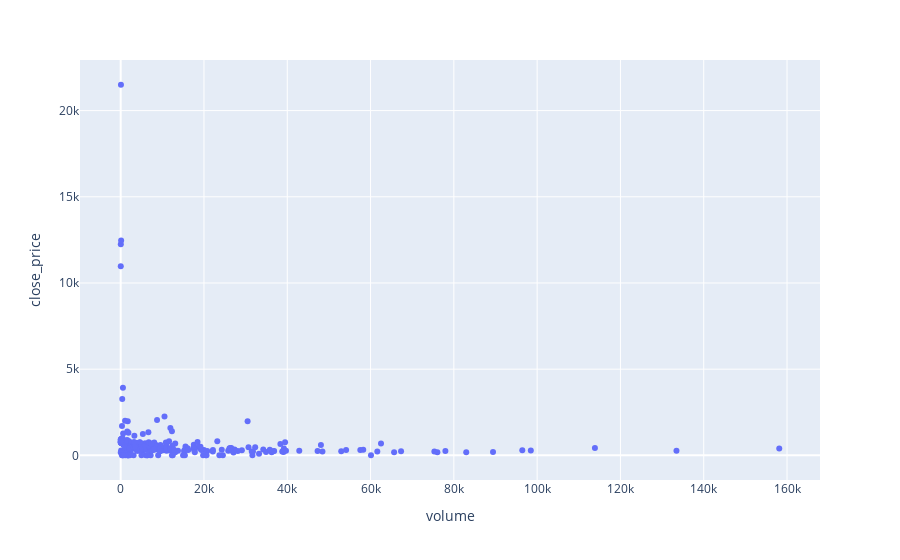

Notebook source saved alongside this figure:
### Code cell
# Create a scatter plot of stock confidence versus close price percentage change
df.plot.scatter(x="volume", y="close_price")

### Figure 1 — Plotly figure (JSON) as saved in the notebook; plotly's stock layout.template omitted (floating-point values rounded to 4 significant figures; data arrays with more than 128 entries replaced by an {"elided": "..."} marker saying what was removed)
{"data": [{"hovertemplate": "volume=%{x}<br>close_price=%{y}<extra></extra>", "legendgroup": "", "marker": {"color": "#636efa", "symbol": "circle"}, "mode": "markers", "name": "", "orientation": "v", "showlegend": false, "type": "scatter", "x": {"elided": "258 int values"}, "xaxis": "x", "y": {"elided": "258 float values"}, "yaxis": "y"}], "layout": {"legend": {"tracegroupgap": 0}, "margin": {"t": 60}, "xaxis": {"anchor": "y", "domain": [0, 1], "title": {"text": "volume"}}, "yaxis": {"anchor": "x", "domain": [0, 1], "title": {"text": "close_price"}}}}
